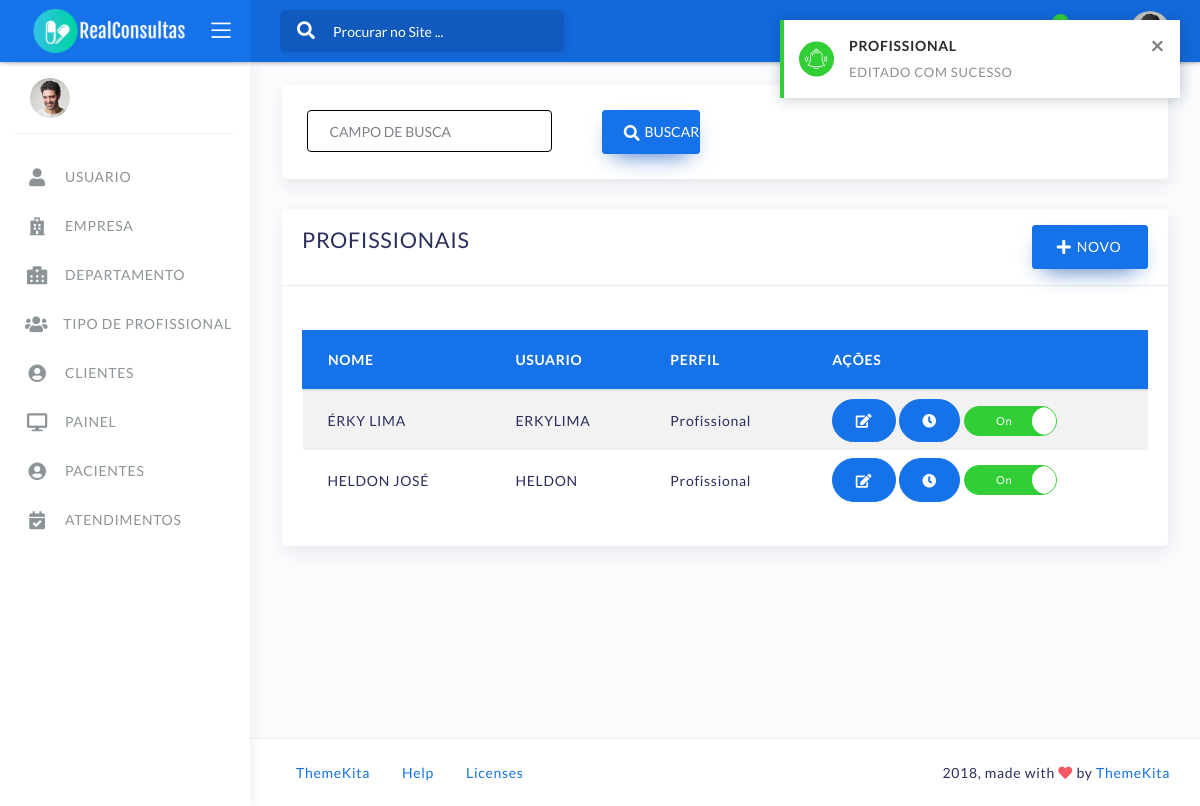
/core/profissional/list (signed in), run on the app's committed database.
### core/modulos/profissional/profissional.py (models this page shows, shortened)
class Profissional(Timestampable):
    class Meta:
        verbose_name = 'PROFISSIONAL'
        verbose_name_plural = 'PROFISSIONAIS'
    user = models.OneToOneField(User, on_delete=models.PROTECT, related_name='userProfissional')
    nome = UpperCaseCharField('Nome', max_length=255)
    codigo = UpperCaseCharField('Código', max_length=10,default="")
    usuario = UpperCaseCharField('Usuario', max_length=255, unique=True)
    email = models.EmailField('Email', max_length=255, unique=True)
    senha = UpperCaseCharField('Senha', max_length=255)
    perfil = models.ForeignKey(Group, on_delete=models.PROTECT, verbose_name='Perfil', related_name='profissionais')
    ativo = models.BooleanField(default=True)
    tiposAtendimentos = models.ManyToManyField(TipoAtendimento, verbose_name='Tipos de Atendimento')
    @property
    def getNamePerfil(self):
        return self.perfil.name
    @property
    def getListAtributes(self):
        atributos = ['nome', 'usuario', 'getNamePerfil']
        inter_lista = []
        for row in atributos:
            field_value = getattr(self, row, None)
            inter_lista.append(field_value)
        return inter_lista

### core/modulos/profissional/views_profissional.py (the view)
class ProfissionalListView(MyListViewProfissional):
    template_name = 'profissional/templates/list_view_profissional.html'
    def get_context_data(self, *, object_list=None, **kwargs):
        context = super().get_context_data(object_list=object_list, **kwargs)
        return context

### core/util/util_manager.py (called while the page is built)
    def get_context_data(self, *, object_list=None, **kwargs):
        context = super().get_context_data(object_list=object_list, **kwargs)
        q = self.request.GET.get("q", "").strip()
        context['q'] = q
        context['COLUMNS'] = self.COLUMNS
        return context

    def get_context_data(self, **kwargs):
        context = super().get_context_data(**kwargs)
        context['labels'] = LabesProperty
        context['NAME_MODEL'] = self.NAME_MODEL
        context['NAME_MODEL_PLURAL'] = self.NAME_MODEL_PLURAL
        context['PAGE_CREATE_VIEW'] = self.PAGE_CREATE_VIEW
        context['PAGE_UPDATE_VIEW'] = self.PAGE_UPDATE_VIEW
        context['SAVE_MODEL'] = None
        save_model = self.request.session.pop('save_model', None)
        if save_model:
            context['SAVE_MODEL'] = True
        edit_model = self.request.session.pop('update_model', None)
        if edit_model:
            context['SAVE_MODEL'] = False
        return context

### core/modulos/profissional/templates/list_view_profissional.html (shortened to what this page needs)
{% extends 'core/base/list_view_base.html' %}
{% load static %}
{% block bt_nova %}
    {{ labels.NOVO }}
{% endblock %}
{% block tbody %}
    <tbody>
    {% for profissional in profissional_list %}
        <tr>
            {% for valor  in profissional.getListAtributes %}
                <td>{{ valor }}</td>
            {% endfor %}
            <td>
                <a type="button"
                   class="btn btn-rounded btn-primary"
                   href="{% url 'core:modulo:profissional:update_view' profissional.id %}">
                    <i class="fa fa-edit"></i>
                </a>
                <a type="button"
                   class="btn btn-rounded btn-primary"
                   href="{% url 'core:modulo:profissional:profissional_escala_view' profissional.id %}">
                    <i class="fa fa-clock"></i>
                </a>
            </td>
        </tr>
    {% endfor %}
    </tbody>
{% endblock %}

### core/static/core/commum/novo_estilo.css (style rules this page uses)
:root { --primary-color: #1572E8; --primary2-color: #1269DB; --primary2-color-sombra: #1a5abc; --border_color: #000000; }

### data on the page
Profissional: getListAtributes "ÉRKY LIMA" "ERKYLIMA"
Profissional: getListAtributes "HELDON JOSÉ" "HELDON"

### other printed values
{{ labels.USUARIO }} "USUARIO"
{{ labels.EMPRESA }} "EMPRESA"
{{ labels.DEPARTAMENTO }} "DEPARTAMENTO"
{{ labels.TIPO_PROFISSIONAL }} "TIPO DE PROFISSIONAL"
{{ labels.CLIENTES }} "CLIENTES"
{{ labels.PAINEL }} "PAINEL"
{{ labels.PACIENTES }} "PACIENTES"
{{ labels.ATENDIMENTOS }} "ATENDIMENTOS"
{{ labels.BUSCAR }} "BUSCAR"
{{ NAME_MODEL_PLURAL }} "PROFISSIONAIS"
{{ labels.NOVO }} "NOVO"
{{ coluna }} "NOME" "USUARIO" "PERFIL"
{{ labels.ACOES }} "AÇÕES"
{{ valor }} "Profissional" "Profissional"
